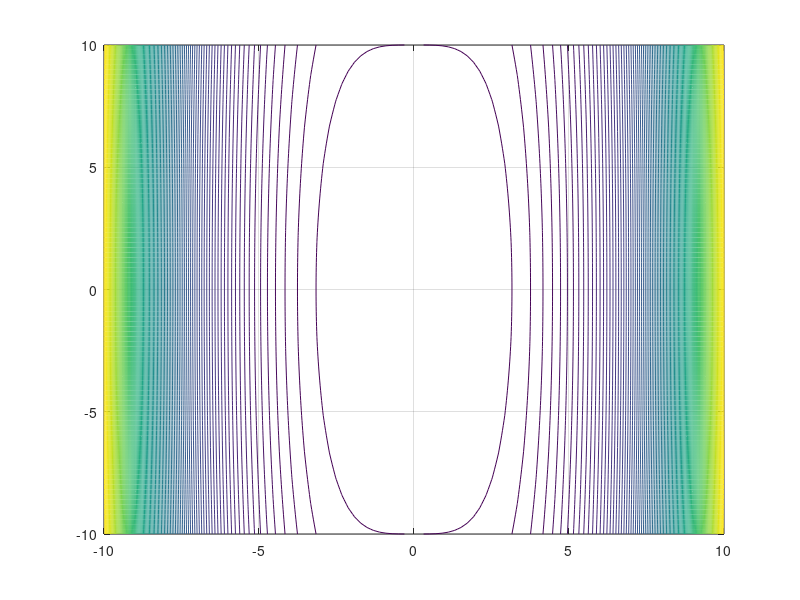

Source code (MATLAB): (Note: this script raises an error after producing the figure.)
% % g = admDiffFor(@myFun, 1, x)
% % 
% % H = admHessFor(@myFun, 1, x)
% % 
% % p = -H\g'

x = linspace(-10,10,100);
y = linspace(-10,10,100);
[x,y] = meshgrid(x,y);
contour3(x,y,x.^4+y.^2,100)
%axis('equal');
view(0,90)
hold on


%% redefine function for optimization.
% in the form that it accepts vector input
f = @(v)(elliplticParaboloid(v));
df = @(v)(admDiffFor(@elliplticParaboloid, 1, v)');


x0 = [10;10];
tol = 1e-8;
err = 1;

for k = 1:1000
     %g = admDiffFor(@elliplticParaboloid, 1, x0);
     %H = admHessFor(@elliplticParaboloid, 1, x0);
     %dir = -H\g';
        
    dir = -df(x0)
        
    alpha = lineSearchWolfe(f,df,x0,dir)
    %alpha = mb_nocLineSearch(f,df,x0,dir,df(x0)'*dir,f(x0))
    
    x1 = x0 + alpha*dir;
    
    plot([x0(1),x1(1)],[x0(2),x1(2)],'--o' );
    pause(0.01)
    
    err = norm(x1-x0);
    if err < tol
        break
    end    
    
    x0 = x1;
    %alpha = alphaStart;
    
end